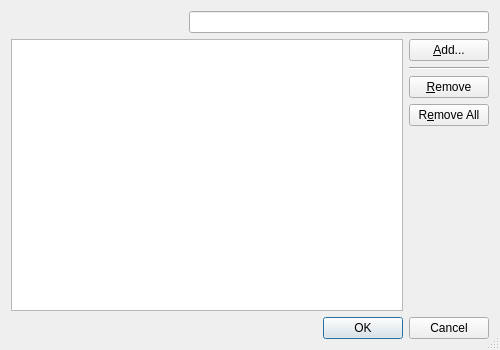
<?xml version="1.0" encoding="UTF-8"?>
<ui version="4.0">
 <class>SendRefererWhitelistDialog</class>
 <widget class="QDialog" name="SendRefererWhitelistDialog">
  <property name="geometry">
   <rect>
    <x>0</x>
    <y>0</y>
    <width>500</width>
    <height>350</height>
   </rect>
  </property>
  <property name="windowTitle">
   <string>Send Referer Whitelist</string>
  </property>
  <property name="sizeGripEnabled">
   <bool>true</bool>
  </property>
  <layout class="QVBoxLayout" name="verticalLayout">
   <item>
    <layout class="QGridLayout" name="gridLayout_2">
     <property name="horizontalSpacing">
      <number>0</number>
     </property>
     <item row="0" column="1">
      <widget class="QLineEdit" name="searchEdit">
       <property name="sizePolicy">
        <sizepolicy hsizetype="Expanding" vsizetype="Fixed">
         <horstretch>0</horstretch>
         <verstretch>0</verstretch>
        </sizepolicy>
       </property>
       <property name="minimumSize">
        <size>
         <width>300</width>
         <height>0</height>
        </size>
       </property>
       <property name="toolTip">
        <string>Enter search term for hosts</string>
       </property>
       <property name="clearButtonEnabled">
        <bool>true</bool>
       </property>
      </widget>
     </item>
     <item row="0" column="0">
      <spacer name="horizontalSpacer">
       <property name="orientation">
        <enum>Qt::Horizontal</enum>
       </property>
       <property name="sizeHint" stdset="0">
        <size>
         <width>40</width>
         <height>20</height>
        </size>
       </property>
      </spacer>
     </item>
    </layout>
   </item>
   <item>
    <layout class="QGridLayout" name="gridLayout">
     <item row="4" column="1">
      <spacer name="verticalSpacer">
       <property name="orientation">
        <enum>Qt::Vertical</enum>
       </property>
       <property name="sizeHint" stdset="0">
        <size>
         <width>20</width>
         <height>40</height>
        </size>
       </property>
      </spacer>
     </item>
     <item row="0" column="1">
      <widget class="QPushButton" name="addButton">
       <property name="toolTip">
        <string>Press to add site to the whitelist</string>
       </property>
       <property name="text">
        <string>&amp;Add...</string>
       </property>
       <property name="autoDefault">
        <bool>false</bool>
       </property>
      </widget>
     </item>
     <item row="1" column="1">
      <widget class="Line" name="line">
       <property name="orientation">
        <enum>Qt::Horizontal</enum>
       </property>
      </widget>
     </item>
     <item row="2" column="1">
      <widget class="QPushButton" name="removeButton">
       <property name="toolTip">
        <string>Press to remove the selected entries</string>
       </property>
       <property name="text">
        <string>&amp;Remove</string>
       </property>
       <property name="autoDefault">
        <bool>false</bool>
       </property>
      </widget>
     </item>
     <item row="3" column="1">
      <widget class="QPushButton" name="removeAllButton">
       <property name="toolTip">
        <string>Press to remove all entries</string>
       </property>
       <property name="text">
        <string>R&amp;emove All</string>
       </property>
       <property name="autoDefault">
        <bool>false</bool>
       </property>
      </widget>
     </item>
     <item row="0" column="0" rowspan="5">
      <widget class="EricListView" name="whitelist">
       <property name="alternatingRowColors">
        <bool>true</bool>
       </property>
       <property name="selectionMode">
        <enum>QAbstractItemView::ExtendedSelection</enum>
       </property>
      </widget>
     </item>
    </layout>
   </item>
   <item>
    <widget class="QDialogButtonBox" name="buttonBox">
     <property name="orientation">
      <enum>Qt::Horizontal</enum>
     </property>
     <property name="standardButtons">
      <set>QDialogButtonBox::Cancel|QDialogButtonBox::Ok</set>
     </property>
    </widget>
   </item>
  </layout>
 </widget>
 <customwidgets>
  <customwidget>
   <class>EricListView</class>
   <extends>QListView</extends>
   <header>EricWidgets/EricListView.h</header>
  </customwidget>
 </customwidgets>
 <tabstops>
  <tabstop>searchEdit</tabstop>
  <tabstop>whitelist</tabstop>
  <tabstop>addButton</tabstop>
  <tabstop>removeButton</tabstop>
  <tabstop>removeAllButton</tabstop>
  <tabstop>buttonBox</tabstop>
 </tabstops>
 <resources/>
 <connections>
  <connection>
   <sender>buttonBox</sender>
   <signal>accepted()</signal>
   <receiver>SendRefererWhitelistDialog</receiver>
   <slot>accept()</slot>
   <hints>
    <hint type="sourcelabel">
     <x>227</x>
     <y>329</y>
    </hint>
    <hint type="destinationlabel">
     <x>157</x>
     <y>274</y>
    </hint>
   </hints>
  </connection>
  <connection>
   <sender>buttonBox</sender>
   <signal>rejected()</signal>
   <receiver>SendRefererWhitelistDialog</receiver>
   <slot>reject()</slot>
   <hints>
    <hint type="sourcelabel">
     <x>295</x>
     <y>335</y>
    </hint>
    <hint type="destinationlabel">
     <x>286</x>
     <y>274</y>
    </hint>
   </hints>
  </connection>
 </connections>
</ui>
